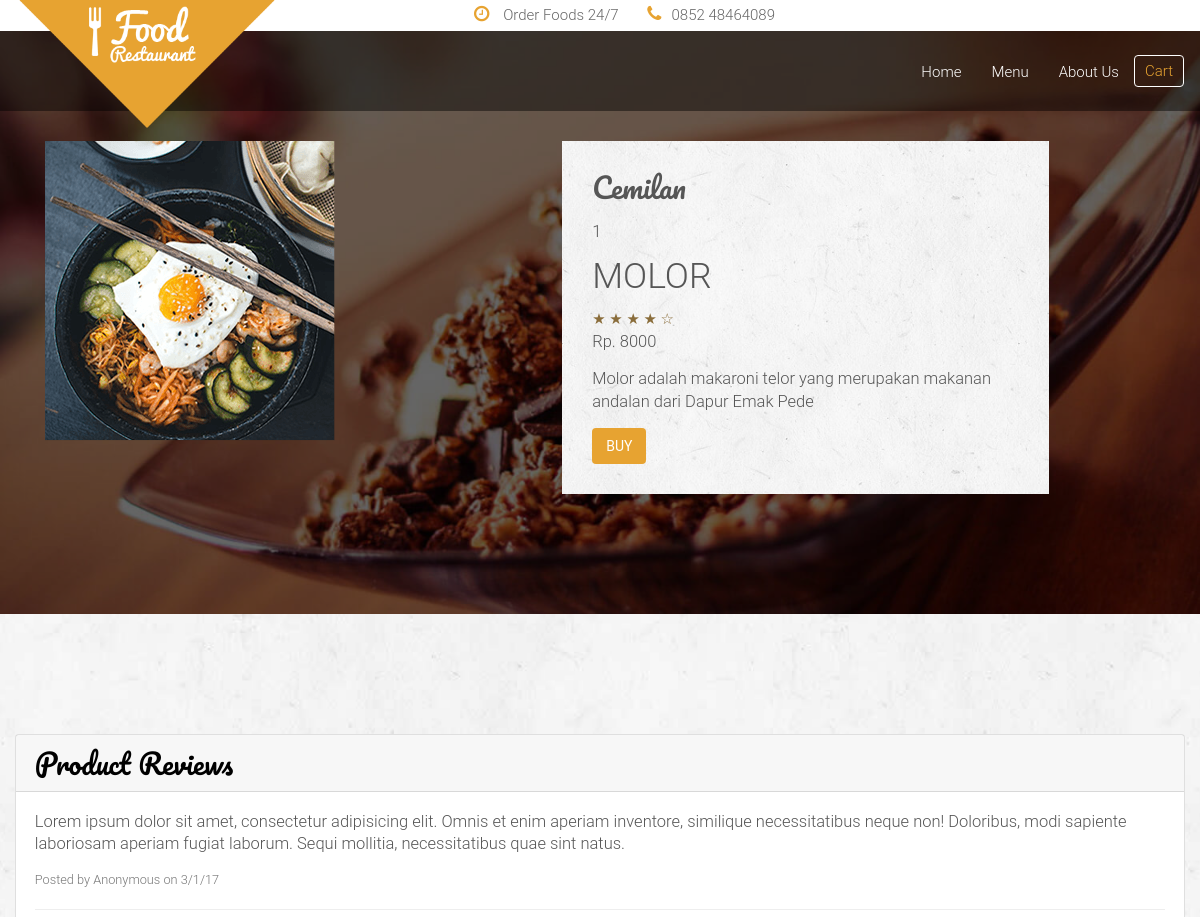
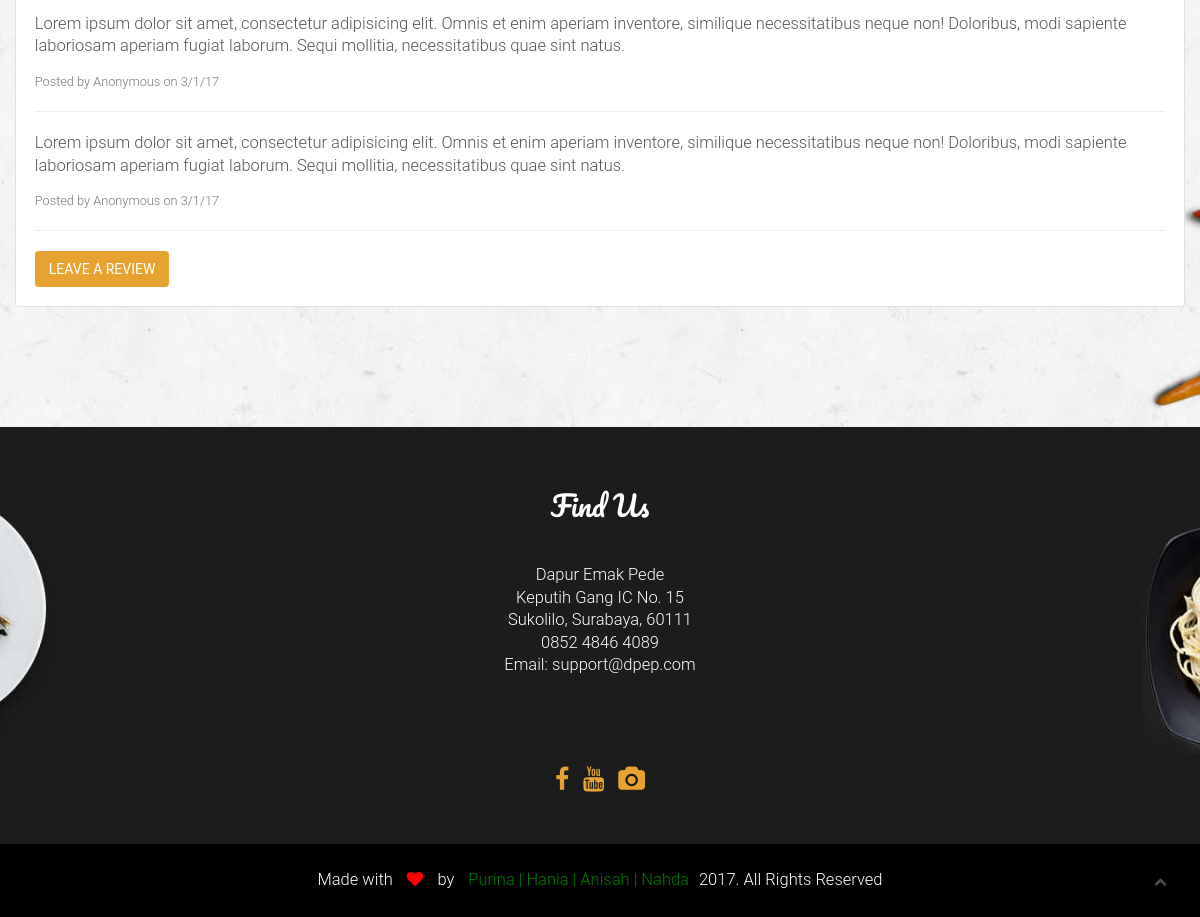
Screenshot of /detail.php?id=1 with the database file from the repository (2 pictures, top to bottom).
### tables this page shows
CREATE TABLE `menu` (
  `m_ID` int(11) NOT NULL AUTO_INCREMENT,
  `m_nama` varchar(100) NOT NULL,
  `m_detail` varchar(200) DEFAULT NULL,
  `m_harga` float DEFAULT NULL,
  `m_stock` int(11) DEFAULT NULL,
  `m_rating` float DEFAULT NULL,
  `m_gambar` text,
  PRIMARY KEY (`m_ID`)
);

### detail.php (the view, shortened to what this page needs)
<?php
     include('connect.php');
     $id=$_GET['id'];
     $sql = "SELECT * FROM menu WHERE m_ID='$id'";
     $res = mysqli_query($conn,$sql);
     $menu = mysqli_fetch_array($res);
 ?>
<!doctype html>
 <html class="no-js" lang="">
    <head>
        <link rel="stylesheet" href="assets/css/bootstrap.min.css">
        <link rel="stylesheet" href="assets/css/font-awesome.min.css">
        <link rel="stylesheet" href="assets/css/animate/animate.css" />
        <link rel="stylesheet" href="assets/css/plugins.css" />
        <link rel="stylesheet" href="assets/css/style.css">
        <link rel="stylesheet" href="assets/css/responsive.css" />
    </head>
    <body>
        <header id="home" class="navbar-fixed-top">
            <div class="header_top_menu clearfix">
                <div class="container">
                    <div class="row">
                        <div class="col-md-5 col-md-offset-3 col-sm-12 text-right">
                            <div class="call_us_text">
								<a href=""><i class="fa fa-clock-o"></i> Order Foods 24/7</a>
								<a href=""><i class="fa fa-phone"></i>0852 48464089</a>
							</div>
                        </div>
                    </div>
                </div>
            </div>
            <div class="main_menu_bg">
                <div class="container">
                    <div class="row">
                        <nav class="navbar navbar-default">
                            <div class="container-fluid">
                                <div class="navbar-header">
                                    <a class="navbar-brand our_logo" href="#"><img src="assets/images/logo.png" alt="" /></a>
                                </div>
                                <div class="collapse navbar-collapse" id="bs-example-navbar-collapse-1">
                                    <ul class="nav navbar-nav navbar-right">
                                        <li><a href="index.php#slider">Home</a></li>
                                        <li><a href="index.php#portfolio">Menu</a></li>
                                        <li><a href="index.php#abouts">About Us</a></li>
                                        <li><a href="cart.php" class="booking">Cart</a></li>
                                    </ul>
                                </div>
                            </div>
                        </nav>
                    </div>
                </div>
            </div>
        </header>
        <section id="features" class="features">
            <div class="slider_overlay">
                <div class="container">
                    <div class="row">
                        <div class="main_features_content_area  wow fadeIn" data-wow-duration="3s" bg>
                            <div class="col-md-12">
                                <div class="col-md-6 wow slideInLeft" data-wow-duration="1s" >
                                    <img src="assets/images/<?php echo $menu['m_gambar'] ?>">
                                </div>
                                <div class="col-md-6 wow slideInRight" data-wow-duration="1s">
                                    <div class="single_features_text">
                                        <h4>Cemilan</h4>
                                        <p name="id" value="<?php echo $menu['m_ID'] ?>"> <?php echo $menu['m_ID'] ?> </p>
                                        <h3 value="<?php echo $menu['m_nama'] ?>"><?php echo $menu['m_nama'] ?> </h3>
                                        <span class="text-warning">&#9733; &#9733; &#9733; &#9733; &#9734;</span>
                                        <p>Rp. <?php echo $menu['m_harga'] ?></p>
                                        <p><?php echo $menu['m_detail'] ?></p>
                                        <a  class="btn btn-primary" data-toggle="modal" data-target="#myModal">buy</a>
                                    </div>
                                </div>
                            </div>
                        </div>
                    </div>
                </div>
            </div>
        </section>
        <section id="abouts" class="abouts">
            <div class="container">
                <div class="row">
                    <div class="abouts_content">
                        <div class="single_abouts_text wow slideInRight" data-wow-duration="1s">
                            <div class="card card-outline-secondary my-4">
                                <h4 class="card-header">
                                Product Reviews
                                </h4>
                                <div class="card-body">
                                    <p>Lorem ipsum dolor sit amet, consectetur adipisicing elit. Omnis et enim aperiam inventore, similique necessitatibus neque non! Doloribus, modi sapiente laboriosam aperiam fugiat laborum. Sequi mollitia, necessitatibus quae sint natus.</p>
                                    <small class="text-muted">Posted by Anonymous on 3/1/17</small>
                                    <hr>
                                    <p>Lorem ipsum dolor sit amet, consectetur adipisicing elit. Omnis et enim aperiam inventore, similique necessitatibus neque non! Doloribus, modi sapiente laboriosam aperiam fugiat laborum. Sequi mollitia, necessitatibus quae sint natus.</p>
                                    <small class="text-muted">Posted by Anonymous on 3/1/17</small>
                                    <hr>
                                    <p>Lorem ipsum dolor sit amet, consectetur adipisicing elit. Omnis et enim aperiam inventore, similique necessitatibus neque non! Doloribus, modi sapiente laboriosam aperiam fugiat laborum. Sequi mollitia, necessitatibus quae sint natus.</p>
                                    <small class="text-muted">Posted by Anonymous on 3/1/17</small>
                                    <hr>
                                    <a class="btn btn-primary" data-toggle="modal" data-target="#emailModal">Leave a Review</a>
                                </div>
                            </div>
                        </div>
                    </div>
                </div>
            </div>
        </section>
       <section id="footer_widget" class="footer_widget">
            <div class="container">
                <div class="row">
                    <div class="footer_widget_content text-center">
                        <div class="col-md-12">
                            <div class="single_widget wow fadeIn" data-wow-duration="2s">
                                <h3>Find Us</h3>
                                <div class="single_widget_info">
                                    <p>Dapur Emak Pede
                                        <span>Keputih Gang IC No. 15<br>Sukolilo, Surabaya, 60111
                                            <br> 0852 4846 4089</span>
                                        <span>Email: support@dpep.com</span></p>
                                </div>
                                <div class="footer_socail_icon">
                                    <a href="http://fb.com/anshpd"><i class="fa fa-facebook"></i></a>
                                    <a href="https://www.youtube.com/watch?v=SKUzsDdZ37s"><i class="fa fa-youtube"></i></a>
                                    <a href="http://instagram.com/nhdzhra"><i class="fa fa-camera"></i></a>
                                </div>
                            </div>
                        </div>
                        </div>
                    </div>
                </div>
        </section>
        <footer id="footer" class="footer">
            <div class="container text-center">
                <div class="row">
                    <div class="col-sm-12">
                        <div class="copyright wow zoomIn" data-wow-duration="3s">
							<p>Made with <i class="fa fa-heart"></i> by <a href="https://www.youtube.com/watch?v=SKUzsDdZ37s">Purina | Hania | Anisah | Nahda</a>2017. All Rights Reserved</p>
						</div>
                    </div>
                </div>
            </div>
        </footer>
		<div class="scrollup">
			<a href="#"><i class="fa fa-chevron-up"></i></a>
		</div>
    </body>
</html>

### assets/css/style.css (style rules this page uses)
html, body { background-color: #1E2E3B; font-size: 15px; color: #565656; width: 100%; padding: 0; margin-left: 0; margin-right: 0; font-family: 'roboto', sans-serif; font-weight: 300; }
img { -moz-user-select: none; -webkit-user-select: none; -ms-user-select: none; user-select: none; -webkit-user-drag: none; user-drag: none; }
a, a:hover, a:active, a:focus { text-decoration: none; outline: none; }
a, button, a span { -webkit-transition: 0.2s ease-in-out; -o-transition: 0.2s ease-in-out; transition: 0.2s ease-in-out; }
*, *:before, *:after { -webkit-box-sizing: border-box; -moz-box-sizing: border-box; box-sizing: border-box; }
p { margin: 0 0 15px; }
ol, ul { list-style: none; padding: 0; }
img { max-width: 100%; }
h1, h2, h3 { font-family: 'roboto', sans-serif; font-weight: 300; margin: 0; }
h4, h5 { font-weight: 300; margin: 0; line-height: 2rem; font-family: 'Pacifico', cursive; }
h3 { font-weight: 300; margin-bottom: .9rem; font-size: 2.375rem; line-height: 2.5rem; }
h4 { font-size:1.875rem; line-height: 2.2rem; margin-bottom: 1.1rem; font-family: 'Pacifico', cursive; }
p { line-height: 1.5rem; font-size: 1.1rem; }
p:last-child { margin-bottom: 0px; }
section { margin:0; }
.btn { margin-right: 15px; border-radius: 0px; }
.btn-primary { color: #ffffff; }
.btn-primary { background-color: #E7A331; color: #ffffff; border: 2px solid #E7A331; text-transform: uppercase; border-radius:4px; }
.btn-primary:before, .btn-primary:after { background-color: #ffffff; }
.header_top_menu { background:#fff; position:relative; }
a.navbar-brand.our_logo { position: absolute; left: 0; top: -50px; width: 25%; }
.header_top_menu .call_us_text a { color:#666; font-size:15px; margin-left:15px; padding:5px; display:inline-block; }
.header_top_menu .call_us_text a i { color:#e7a331; margin-right:10px; font-size:18px; }
.main_menu_bg { background:rgba(0, 0, 0, .45); height: 80px; }
.navbar-default { background-color: transparent; border-color: transparent; }
.container-fluid { margin-top: 15px; }
.main_menu_bg li a.booking { border: 1px solid #fff; border-radius: 4px; color: #e7a331 !important; padding: 5px 10px; margin-top: 8px; }
.main_menu_bg .navbar { margin-bottom: 0px; }
.navbar-default .navbar-nav>li>a { color: #fff; }
.slider_overlay { background:rgba(0, 0, 0, .6); width:100%; top:0; left:0; }
.abouts { background: url(../images/abtbg.jpg) no-repeat center top scroll; -moz-background-size: cover; -webkit-background-size: cover; -o-background-size: cover; background-size: cover; width: 100%; overflow: hidden; }
.abouts_content { padding:120px 0px; display:inline-block; }
.single_abouts_text h4 { color:#000000; }
.features { background:url(../images/ftbg.jpg) center center no-repeat; -moz-background-size: cover; -webkit-background-size: cover; -o-background-size: cover; background-size: cover; width: 100%; overflow: hidden; }
.main_features_content_area { padding:120px 0px; display:inline-block; }
.single_features_text { background:url(../images/textbg.jpg) center center no-repeat; padding:30px; background-size:cover; }
.footer_widget { background:url(../images/footerbg.jpg) center top no-repeat scroll; -moz-background-size: cover; -webkit-background-size: cover; -o-background-size: cover; background-size: cover; width: 100%; overflow: hidden; }
.footer_widget_content { color:#fff; }
.single_widget { padding-bottom: 50px; padding-top:60px; }
.single_widget h3 { font-size:1.875rem; font-family: 'Pacifico', cursive; }
.single_widget_info p { margin-top:40px; }
.single_widget_info p span { display:block; }
.footer_socail_icon { margin-top:90px; }
.footer_socail_icon a { padding:5px; }
.footer_socail_icon a i { font-size:25px; color:#e7a331; }
.footer { background:#000; }
.footer .copyright p { padding:25px; color:#fff; }
.footer .copyright p i { padding:0px 10px; color:#ff0000; }
.footer .copyright p a { padding:0px 10px; color:green; }
.scrollup { width: 30px; height: 30px; border-radius: 15px; opacity: .3; position: fixed; bottom: 20px; right: 25px; color: #fff; cursor: pointer; background-color: #000; z-index: 1000; transition: opacity .5s, background-color .5s; -moz-transition: opacity .5s, background-color .5s; -webkit-transition: opacity .5s, background-color .5s; }
.scrollup i { font-size: 13px; position: absolute; opacity: 1; color: #fff; left: 50%; top: 50%; margin-top: -7px; margin-left: -6px; text-decoration: none; }

### rows the page displays
menu: m_gambar (picture), m_ID "1", m_nama "MOLOR", m_harga "8000", m_detail "Molor adalah makaroni telor yang merupakan makanan andalan dari Dapur Emak Pede"
